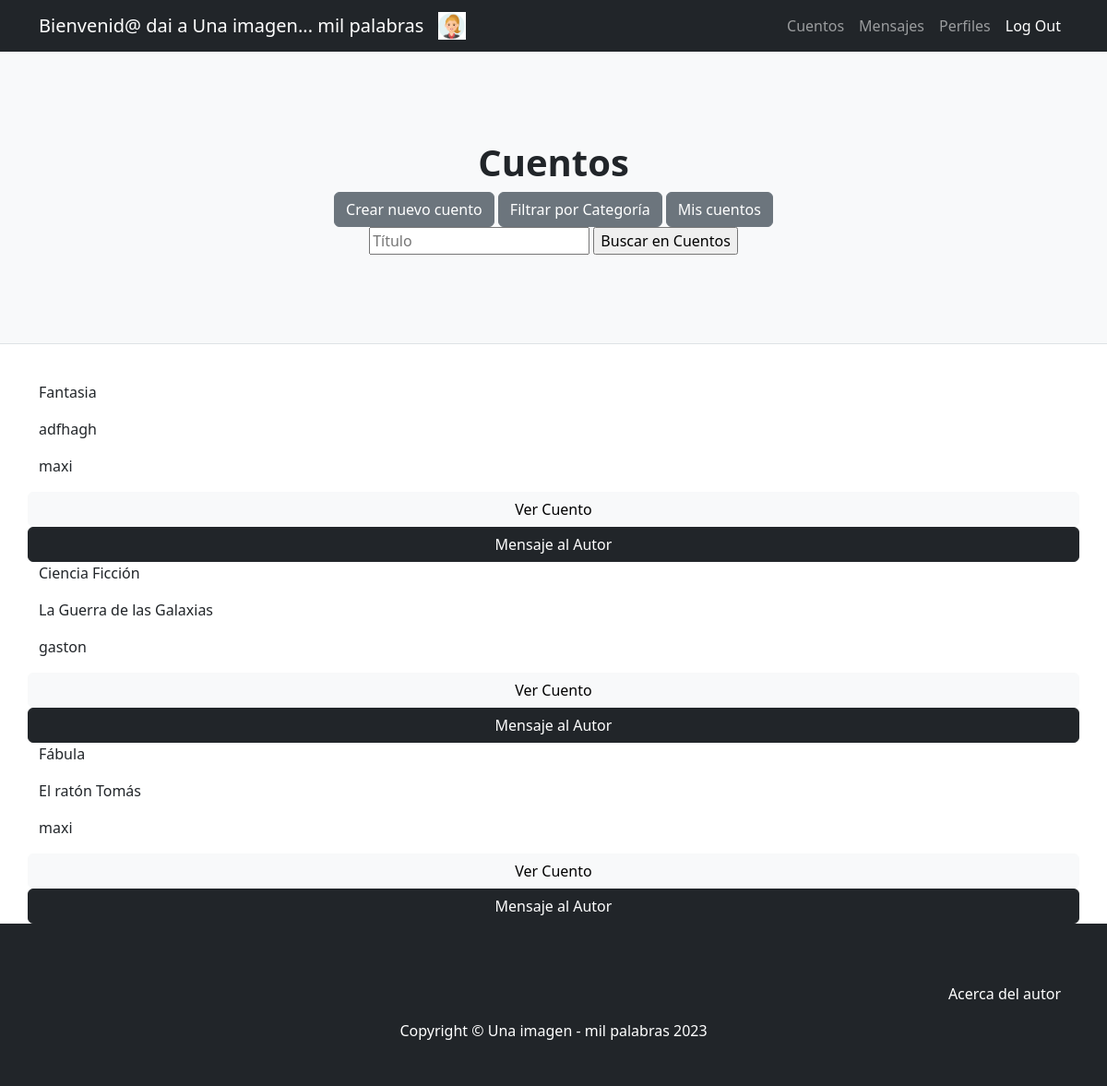
/AppCuentos/ (signed in), run on the app's committed database.
### AppCuentos/models.py (models this page shows, shortened)
class Cuento(models.Model):
    fecha=models.DateField()
    categoria=models.CharField(max_length=20)
    titulo=models.CharField(max_length=50, unique=True)
    subtitulo=models.CharField(max_length=100)
    cuerpo=models.CharField(max_length=100000)
    autor=models.ForeignKey(User, on_delete=models.CASCADE)
    foto=models.ImageField(upload_to="fotos") #Hay que ponerlo en la carpeta media como el de avatars

### AppCuentos/views.py (the view)
# urls.py: path("", inicioCuentos, name="inicioCuentos"),
def inicioCuentos(request):
    cuentos=Cuento.objects.all()
    if len(cuentos)==0:
        mensaje="Aún no hay cuentos cargados... Inspirate y da el primer paso"
    else:
        mensaje=''
    return render(request,"AppCuentos/inicioCuentos.html", {'cuentos':cuentos,'mensaje':mensaje,"avatar":obtenerAvatar(request)})

### AppUsuarios/views.py (called while the page is built)
@login_required
def obtenerAvatar(request):
    avatares=Avatar.objects.filter(user=request.user.id)
    if len(avatares)!=0:
        return avatares[0].imagen.url
    else:
        return "/media/avatars/default.png"

### AppCuentos/templates/AppCuentos/inicioCuentos.html (shortened to what this page needs)
{% extends "AppUsuarios/padre.html" %}
{% load static %}
{% block titulo %}
<h1 class="fw-bolder">Cuentos</h1>
<a class="btn btn-secondary" href="{% url 'nuevoCuento' %}">Crear nuevo cuento</a>
<a class="btn btn-secondary" href="{% url 'buscarPorCategoria' %}">Filtrar por Categoría</a>
<a class="btn btn-secondary" href="{% url 'misCuentos' %}">Mis cuentos</a>
<form action="{% url 'buscarCuento' %}" method="GET">
    <input type="text" name="titulo" id="titulo" placeholder="Título">
    <input type="submit" value="Buscar en Cuentos">
</form>
{% endblock %}
{% block cuerpo %}
<body>
    {% for cuento in cuentos %}
    <p>{{ cuento.categoria }}</p>
    <p>{{ cuento.titulo }}</p>
    <p>{{ cuento.autor }}</p>
    <a class="btn btn-light" href="{% url 'verCuento'  cuento.id  %}">Ver Cuento </a>
    <a class="btn btn-dark" href="{% url 'mensajeAlAutor'  cuento.id  %}">Mensaje al Autor </a>
    {% endfor %}
</body>
{% endblock %}

### AppUsuarios/templates/AppUsuarios/padre.html (shortened to what this page needs)
<!DOCTYPE html>
<html lang="en">
    <head>
        {% load static %}
        <link href="{% static 'AppUsuarios/css/styles.css' %}" rel="stylesheet" />
    </head>
    <body>
        <nav class="navbar navbar-expand-lg navbar-dark bg-dark">
            <div class="container">
                {% if user.is_authenticated %}
                <a class="navbar-brand" >Bienvenid@ {{ user.username }} a Una imagen... mil palabras</a>
                <img src="{{ avatar }}" alt="" width="30" height="30">
                <div class="collapse navbar-collapse" id="navbarSupportedContent">
                    <ul class="navbar-nav ms-auto mb-2 mb-lg-0">
                        <li class="nav-item"><a class="nav-link" href="{% url 'inicioCuentos' %}">Cuentos</a></li>
                        <li class="nav-item"><a class="nav-link" href="{% url 'mensajes' %}">Mensajes</a></li>
                        <li class="nav-item"><a class="nav-link" href="{% url 'verMiPerfil' %}">Perfiles</a></li>
                        <li class="nav-item"><a class="nav-link active" aria-current="page" href="{% url 'logout' %}">Log Out</a></li>
                    </ul>
                {% endif %}
                </div>
            </div>
        </nav>
        <header class="py-5 bg-light border-bottom mb-4">
            <div class="container">
                <div class="text-center my-5">
                    {% block titulo %}
                    {% endblock %}
                </div>
            </div>
        </header>
        <div class="container">
            <div class="row">
                {% block cuerpo %}
                {% endblock %}
            </div>
        </div>
        <footer class="py-5 bg-dark">
            <nav class="navbar navbar-expand-lg navbar-dark bg-dark">
                <div class="container">
                    <div class="collapse navbar-collapse" id="navbarSupportedContent">
                        <ul class="navbar-nav ms-auto mb-2 mb-lg-0">
                            <li class="nav-item"><a class="nav-link active" aria-current="page" href="{% url 'about' %}">Acerca del autor</a></li>
                        </ul>
                    </div>
                </div>
            </nav>
            <div class="container">
                <p class="m-0 text-center text-white">Copyright &copy; Una imagen - mil palabras 2023</p>
            </div>
        </footer>
    </body>
</html>

### data on the page
Cuento: categoria "Fantasia", titulo "adfhagh", autor "maxi"
Cuento: categoria "Ciencia Ficción", titulo "La Guerra de las Galaxias", autor "gaston"
Cuento: categoria "Fábula", titulo "El ratón Tomás", autor "maxi"

### other printed values
{{ user.username }} "dai"
